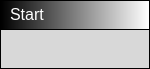
<?xml version="1.0" encoding="UTF-8"?>
<ui version="4.0">
 <class>StartBlock</class>
 <widget class="QWidget" name="StartBlock">
  <property name="geometry">
   <rect>
    <x>0</x>
    <y>0</y>
    <width>150</width>
    <height>69</height>
   </rect>
  </property>
  <property name="windowTitle">
   <string>Form</string>
  </property>
  <layout class="QHBoxLayout" name="horizontalLayout">
   <property name="leftMargin">
    <number>0</number>
   </property>
   <property name="topMargin">
    <number>0</number>
   </property>
   <property name="rightMargin">
    <number>0</number>
   </property>
   <property name="bottomMargin">
    <number>0</number>
   </property>
   <item>
    <widget class="QWidget" name="Holder" native="true">
     <property name="styleSheet">
      <string notr="true">QWidget#Holder { background-color: rgb(0, 0, 0); }</string>
     </property>
     <layout class="QVBoxLayout" name="verticalLayout_4">
      <property name="spacing">
       <number>1</number>
      </property>
      <property name="leftMargin">
       <number>1</number>
      </property>
      <property name="topMargin">
       <number>1</number>
      </property>
      <property name="rightMargin">
       <number>1</number>
      </property>
      <property name="bottomMargin">
       <number>1</number>
      </property>
      <item>
       <widget class="QWidget" name="Header" native="true">
        <property name="minimumSize">
         <size>
          <width>0</width>
          <height>28</height>
         </size>
        </property>
        <property name="maximumSize">
         <size>
          <width>16777215</width>
          <height>28</height>
         </size>
        </property>
        <property name="styleSheet">
         <string notr="true">background-color: qlineargradient(spread:pad, x1:0, y1:0, x2:1, y2:0, stop:0 rgba(0, 0, 0, 255), stop:1 rgba(255, 255, 255, 255));</string>
        </property>
        <layout class="QVBoxLayout" name="verticalLayout_5">
         <property name="spacing">
          <number>6</number>
         </property>
         <property name="leftMargin">
          <number>9</number>
         </property>
         <property name="topMargin">
          <number>0</number>
         </property>
         <property name="rightMargin">
          <number>9</number>
         </property>
         <property name="bottomMargin">
          <number>0</number>
         </property>
         <item>
          <widget class="QLabel" name="Start">
           <property name="sizePolicy">
            <sizepolicy hsizetype="Preferred" vsizetype="Preferred">
             <horstretch>0</horstretch>
             <verstretch>0</verstretch>
            </sizepolicy>
           </property>
           <property name="maximumSize">
            <size>
             <width>40</width>
             <height>16777215</height>
            </size>
           </property>
           <property name="styleSheet">
            <string notr="true">background-color: rgba(255, 255, 255, 0);</string>
           </property>
           <property name="text">
            <string>&lt;html&gt;&lt;head/&gt;&lt;body&gt;&lt;p&gt;&lt;span style=&quot; font-size:12pt; color:#ffffff;&quot;&gt;Start&lt;/span&gt;&lt;/p&gt;&lt;/body&gt;&lt;/html&gt;</string>
           </property>
          </widget>
         </item>
        </layout>
       </widget>
      </item>
      <item>
       <widget class="QWidget" name="widget" native="true">
        <property name="styleSheet">
         <string notr="true">background-color: rgb(216, 216, 216);</string>
        </property>
        <layout class="QHBoxLayout" name="horizontalLayout_2">
         <item>
          <spacer name="horizontalSpacer">
           <property name="orientation">
            <enum>Qt::Horizontal</enum>
           </property>
           <property name="sizeHint" stdset="0">
            <size>
             <width>40</width>
             <height>20</height>
            </size>
           </property>
          </spacer>
         </item>
         <item>
          <widget class="QWidget" name="OutNodes" native="true">
           <property name="layoutDirection">
            <enum>Qt::RightToLeft</enum>
           </property>
           <layout class="QVBoxLayout" name="verticalLayout_3">
            <property name="leftMargin">
             <number>0</number>
            </property>
            <property name="topMargin">
             <number>0</number>
            </property>
            <property name="rightMargin">
             <number>0</number>
            </property>
            <property name="bottomMargin">
             <number>0</number>
            </property>
            <item>
             <widget class="ConnectorOut" name="Node_3" native="true">
              <property name="sizePolicy">
               <sizepolicy hsizetype="Preferred" vsizetype="Preferred">
                <horstretch>0</horstretch>
                <verstretch>0</verstretch>
               </sizepolicy>
              </property>
              <property name="minimumSize">
               <size>
                <width>16</width>
                <height>16</height>
               </size>
              </property>
              <property name="maximumSize">
               <size>
                <width>16</width>
                <height>16</height>
               </size>
              </property>
              <property name="styleSheet">
               <string notr="true"/>
              </property>
             </widget>
            </item>
           </layout>
          </widget>
         </item>
        </layout>
       </widget>
      </item>
     </layout>
    </widget>
   </item>
  </layout>
 </widget>
 <customwidgets>
  <customwidget>
   <class>ConnectorOut</class>
   <extends>QWidget</extends>
   <header>connectorout.h</header>
   <container>1</container>
  </customwidget>
 </customwidgets>
 <resources/>
 <connections/>
</ui>
